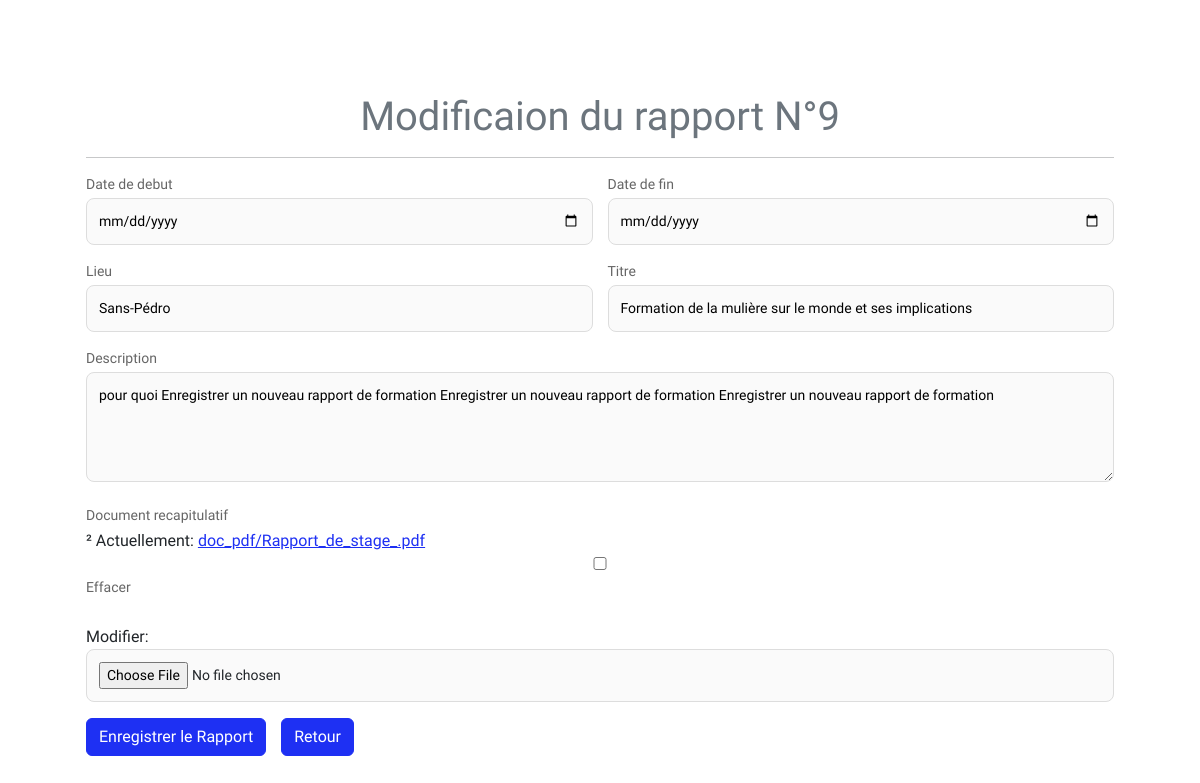
The app's page /belavenir/administration/liste_rapport/modification/9/ (signed in) with its own data.
### MyApps/models.py (models this page shows, shortened)
class RapportFormation(models.Model):
    date_debut = models.DateField(null=True, blank=True)
    date_fin = models.DateField(null=True, blank=True)
    lieu = models.CharField(max_length=220, default='abidjan')
    titre = models.CharField(null=False, blank=False, max_length=225)
    description = models.TextField(blank=False, null=False)
    pdf_recapitulatif = models.FileField(upload_to='doc_pdf/', blank=True, null=True)
    img_formation = models.FileField(upload_to='doc_img_formation/', default='doc_img_formation/img.png', blank=True, null=True)
    save_date = models.DateTimeField(auto_now_add=True)
    save_by = models.ForeignKey(User, on_delete=models.PROTECT)
    class Meta:
        ordering = ['-save_date']

### MyApps/views.py (the view)
# urls.py: path('<str:username>/administration/liste_rapport/modification/<int:id>/', Modifier_rapport, name='modifier_rapport'),
@login_required(login_url='login_Administration/')
@user_passes_test(is_admin)
def Modifier_rapport(request, username, id, *args, **kwargs):
    user = User.objects.get(username=username)
    rapport = get_object_or_404(RapportFormation, id=id)
    if request.method == 'POST':
        form = FormRapprt(request.POST, instance=rapport)
        if form.is_valid():
            rap = form.save(commit=False)
            rap.save_by = user
            rap.save()
            messages.success(request, f' le rapport N°{rapport.id} a été modifié avec succès')
            return redirect('liste_rapport', username=username)
        else:
            messages.error(request, 'formulaire invalide!')
    else:
        form = FormRapprt(instance=rapport)
    return render(request, 'modifier_rapport.html', {'form': form, 'rap': rapport})

### MyApps/forms.py
class FormRapprt(forms.ModelForm):
    date_debut = forms.DateField(
        widget=forms.DateInput(attrs={'type': 'date'}),
        required=True
    )
    date_fin = forms.DateField(
        widget=forms.DateInput(attrs={'type': 'date'}),
        required=True
    )
    lieu = forms.CharField(
        widget=forms.TextInput(attrs={'type': 'text', 'placeholder': 'Lieu de la formation'}),
        required=False
    )
    titre = forms.CharField(
        widget=forms.TextInput(attrs={'type': 'text', 'placeholder': 'Titre de la formation'}),
        required=True
    )
    description = forms.CharField(
        widget=forms.Textarea(attrs={'placeholder': 'Description sur la formation', 'rows': 4, 'cols': 50}),
        required=False
    )
    class Meta:
        model = RapportFormation
        fields = ['date_debut', 'date_fin', 'lieu', 'titre', 'description', 'pdf_recapitulatif', 'img_formation']

### MyApps/views.py (called while the page is built)
def is_admin(user):
    return user.is_authenticated and user.is_staff and user.is_superuser

### MyApps/templates/modifier_rapport.html (shortened to what this page needs)
<!DOCTYPE html>
{% load static %}
<html lang="fr">
{% include "header.html" with mon_titre='Modification de rapport' %}
<body class="d-flex flex-column justify-content-center">
    <main class="flex-shrink-0">
        <section class="py-5">
            <div class="container px-2">
                <div class=" rounded-4 py-5 px-2 px-md-5">
                    <br><br>
                    <h1 class="text-muted text-center">Modificaion du rapport N°{{rap.id}}</h1>
                    <hr>
                    <form method="post" class="user" id="loginForm" enctype="multipart/form-data">
                        <div class="input_flex">
                            <div class="form-group1  mb-3">
                                <label for="">Date de debut</label>
                                {{ form.date_debut }}
                            </div>
                            <div class="form-group1  mb-3">
                                <label for="">Date de fin</label>
                                {{ form.date_fin }}
                            </div>
                        </div>
                        <div class="input_flex">
                            <div class="form-group1  mb-3">
                                <label for="">Lieu</label>
                                {{ form.lieu }}
                            </div>
                            <div class="form-group1  mb-3">
                                <label for="">Titre</label>
                                {{ form.titre }}
                            </div>
                        </div>
                        <div class="form-group  mb-3">
                            <label for="">Description</label>
                            {{ form.description }}
                        </div>
                        <div class="form-group  mb-3">
                            <label for="">Document recapitulatif</label>²
                            {{ form.pdf_recapitulatif }}
                        </div>
                        <div class="input_flex">
                            <button class="btn btn-primary" type="submit">Enregistrer le Rapport</button>
                            <a class="btn btn-primary text-decoration-none" href="{% url 'administration' user.username %}">Retour</a>
                        </div>
                    </form>
                </div>
            </div>
        </section>
    </main>
</body>
</html>

### records on screen
RapportFormation: id "9", lieu "Sans-Pédro", titre "Formation de la mulière sur le monde et ses implications", description "pour quoi Enregistrer un nouveau rapport de formation Enregistrer un nouveau rapport de formation Enregistrer un nouveau rapport de formation"
